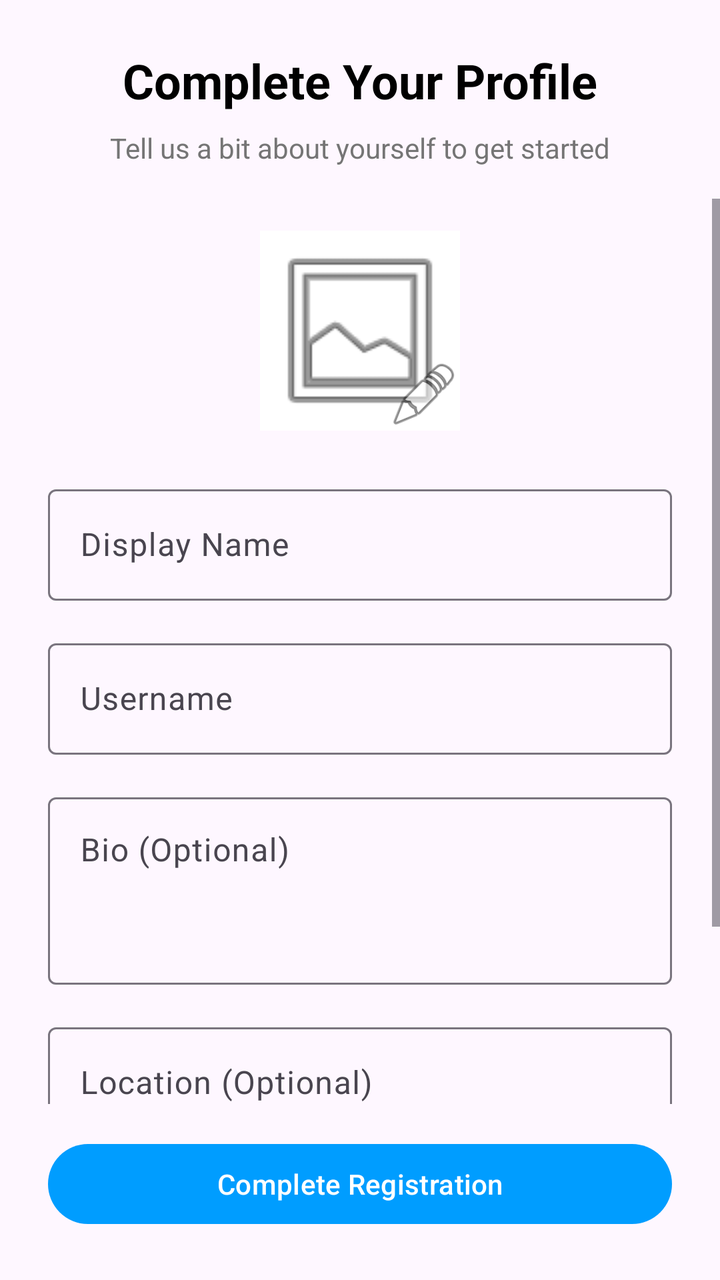
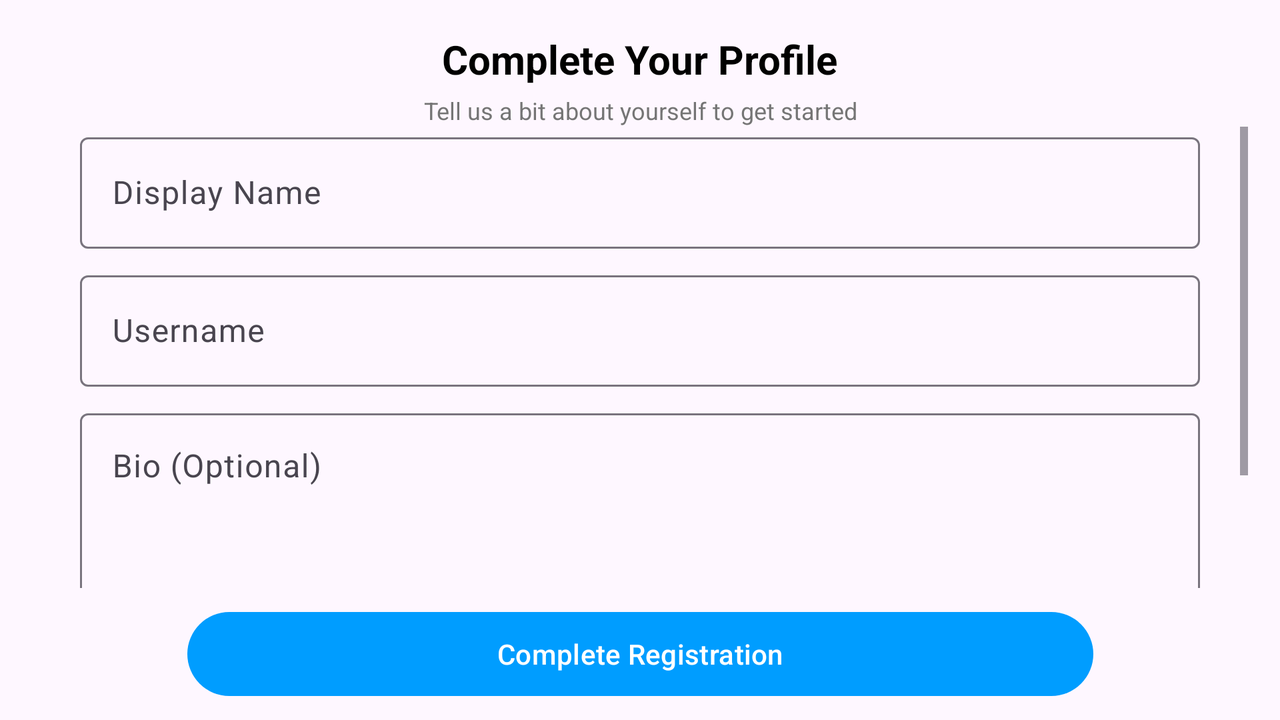

First picture: res/layout/ on a phone held upright. Second picture: the repository's own variant of that layout, on a device whose configuration matches the variant's folder. Source for both follows.
<!-- AndroidManifest.xml: application theme Theme.MobilalkalmazásFejlesztés -->
<!-- res/layout/finalize_register.xml -->
<?xml version="1.0" encoding="utf-8"?>
<androidx.constraintlayout.widget.ConstraintLayout xmlns:android="http://schemas.android.com/apk/res/android"
    xmlns:app="http://schemas.android.com/apk/res-auto"
    xmlns:tools="http://schemas.android.com/tools"
    android:layout_width="match_parent"
    android:layout_height="match_parent">

    <TextView
        android:id="@+id/registerTitleText"
        android:layout_width="wrap_content"
        android:layout_height="wrap_content"
        android:layout_marginTop="24dp"
        android:text="@string/complete_your_profile"
        android:textSize="24sp"
        android:textStyle="bold"
        app:layout_constraintEnd_toEndOf="parent"
        app:layout_constraintStart_toStartOf="parent"
        app:layout_constraintTop_toTopOf="parent" />

    <TextView
        android:id="@+id/registerSubtitleText"
        android:layout_width="0dp"
        android:layout_height="wrap_content"
        android:layout_marginStart="24dp"
        android:layout_marginTop="8dp"
        android:layout_marginEnd="24dp"
        android:gravity="center"
        android:text="@string/tell_us_a_bit_about_yourself_to_get_started"
        android:textColor="#757575"
        app:layout_constraintEnd_toEndOf="parent"
        app:layout_constraintStart_toStartOf="parent"
        app:layout_constraintTop_toBottomOf="@+id/registerTitleText" />

    <ScrollView
        android:id="@+id/scrollView2"
        android:layout_width="match_parent"
        android:layout_height="0dp"
        android:layout_marginTop="16dp"
        android:layout_marginBottom="16dp"
        app:layout_constraintBottom_toTopOf="@+id/completeRegistrationButton"
        app:layout_constraintEnd_toEndOf="parent"
        app:layout_constraintStart_toStartOf="parent"
        app:layout_constraintTop_toBottomOf="@+id/registerSubtitleText">

        <LinearLayout
            android:layout_width="match_parent"
            android:layout_height="wrap_content"
            android:orientation="vertical"
            android:paddingStart="24dp"
            android:paddingEnd="24dp">

            <FrameLayout
                android:id="@+id/profilePhotoContainer"
                android:layout_width="100dp"
                android:layout_height="100dp"
                android:layout_gravity="center_horizontal"
                android:layout_marginTop="16dp"
                android:visibility="visible">

                <ImageView
                    android:id="@+id/profileView"
                    android:layout_width="match_parent"
                    android:layout_height="match_parent"
                    android:background="@android:color/white"
                    android:contentDescription="@string/profile_photo"
                    android:padding="2dp"
                    android:scaleType="centerCrop"
                    android:src="@android:drawable/ic_menu_gallery" />

                <ImageButton
                    android:id="@+id/editProfilePhotoButton"
                    android:layout_width="36dp"
                    android:layout_height="36dp"
                    android:layout_gravity="bottom|end"
                    android:background="@android:drawable/ic_menu_edit"
                    android:contentDescription="@string/edit_profile_photo" />
            </FrameLayout>

            <com.google.android.material.textfield.TextInputLayout
                android:id="@+id/displayNameLayout"
                android:layout_width="match_parent"
                android:layout_height="wrap_content"
                android:layout_marginTop="24dp"
                android:hint="@string/display_name">

                <com.google.android.material.textfield.TextInputEditText
                    android:id="@+id/displayNameEditText"
                    android:layout_width="match_parent"
                    android:layout_height="wrap_content"
                    android:inputType="textPersonName"
                    android:maxLength="50" />
            </com.google.android.material.textfield.TextInputLayout>

            <com.google.android.material.textfield.TextInputLayout
                android:id="@+id/usernameLayout"
                android:layout_width="match_parent"
                android:layout_height="wrap_content"
                android:layout_marginTop="16dp"
                android:hint="@string/username">

                <com.google.android.material.textfield.TextInputEditText
                    android:id="@+id/usernameEditText"
                    android:layout_width="match_parent"
                    android:layout_height="wrap_content"
                    android:inputType="text"
                    android:maxLength="15" />
            </com.google.android.material.textfield.TextInputLayout>

            <com.google.android.material.textfield.TextInputLayout
                android:id="@+id/bioLayout"
                android:layout_width="match_parent"
                android:layout_height="wrap_content"
                android:layout_marginTop="16dp"
                android:hint="@string/bio_optional">

                <com.google.android.material.textfield.TextInputEditText
                    android:id="@+id/bioEditText"
                    android:layout_width="match_parent"
                    android:layout_height="wrap_content"
                    android:gravity="top"
                    android:inputType="textMultiLine"
                    android:lines="3"
                    android:maxLength="160" />
            </com.google.android.material.textfield.TextInputLayout>

            <com.google.android.material.textfield.TextInputLayout
                android:id="@+id/locationLayout"
                android:layout_width="match_parent"
                android:layout_height="wrap_content"
                android:layout_marginTop="16dp"
                android:hint="@string/location_optional">

                <com.google.android.material.textfield.TextInputEditText
                    android:id="@+id/locationEditText"
                    android:layout_width="match_parent"
                    android:layout_height="wrap_content"
                    android:inputType="text"
                    android:maxLength="30" />
            </com.google.android.material.textfield.TextInputLayout>

            <com.google.android.material.textfield.TextInputLayout
                android:id="@+id/dobLayout"
                android:layout_width="match_parent"
                android:layout_height="wrap_content"
                android:layout_marginTop="16dp"
                android:layout_marginBottom="16dp"
                android:hint="@string/date_of_birth">

                <com.google.android.material.textfield.TextInputEditText
                    android:id="@+id/dobEditText"
                    android:layout_width="match_parent"
                    android:layout_height="wrap_content"
                    android:clickable="false"
                    android:focusable="false"
                    android:inputType="none" />
            </com.google.android.material.textfield.TextInputLayout>

        </LinearLayout>
    </ScrollView>

    <Button
        android:id="@+id/completeRegistrationButton"
        android:layout_width="0dp"
        android:layout_height="wrap_content"
        android:layout_marginStart="24dp"
        android:layout_marginEnd="24dp"
        android:layout_marginBottom="24dp"
        android:text="@string/complete_registration"
        android:textAllCaps="false"
        app:layout_constraintBottom_toBottomOf="parent"
        app:layout_constraintEnd_toEndOf="parent"
        app:layout_constraintStart_toStartOf="parent" />

</androidx.constraintlayout.widget.ConstraintLayout>
<!-- resources referenced by this layout -->
<resources>
  <string name="bio_optional">Bio (Optional)</string>
  <string name="complete_registration">Complete Registration</string>
  <string name="complete_your_profile">Complete Your Profile</string>
  <string name="date_of_birth">Date of Birth</string>
  <string name="display_name">Display Name</string>
  <string name="edit_profile_photo">Edit Profile Photo</string>
  <string name="location_optional">Location (Optional)</string>
  <string name="profile_photo">Profile Photo</string>
  <string name="tell_us_a_bit_about_yourself_to_get_started">Tell us a bit about yourself to get started</string>
  <string name="username">Username</string>
  <style name="Theme.MobilalkalmazásFejlesztés" parent="Base.Theme.MobilalkalmazásFejlesztés" />
  <style name="Base.Theme.MobilalkalmazásFejlesztés" parent="Theme.Material3.DayNight.NoActionBar">
          <item name="colorPrimary">@color/primaryColor_light</item>
          <item name="colorButtonNormal">@color/primaryColor_light</item>
          <item name="android:textColor">@color/text_light</item>
      </style>
  <color name="primaryColor_light">#009DFF</color>
  <color name="text_light">#000000</color>
</resources>
<!-- res/layout-land/finalize_register.xml (the repository's variant of the layout above) -->
<!-- drawn on the phone turned sideways -->
<?xml version="1.0" encoding="utf-8"?>
<androidx.constraintlayout.widget.ConstraintLayout xmlns:android="http://schemas.android.com/apk/res/android"
    xmlns:app="http://schemas.android.com/apk/res-auto"
    xmlns:tools="http://schemas.android.com/tools"
    android:layout_width="match_parent"
    android:layout_height="match_parent">

    <TextView
        android:id="@+id/registerTitleText"
        android:layout_width="wrap_content"
        android:layout_height="wrap_content"
        android:layout_marginTop="16dp"
        android:text="@string/complete_your_profile"
        android:textSize="20sp"
        android:textStyle="bold"
        app:layout_constraintEnd_toEndOf="parent"
        app:layout_constraintStart_toStartOf="parent"
        app:layout_constraintTop_toTopOf="parent" />

    <TextView
        android:id="@+id/registerSubtitleText"
        android:layout_width="0dp"
        android:layout_height="wrap_content"
        android:layout_marginStart="24dp"
        android:layout_marginTop="4dp"
        android:layout_marginEnd="24dp"
        android:gravity="center"
        android:text="@string/tell_us_a_bit_about_yourself_to_get_started"
        android:textColor="#757575"
        android:textSize="12sp"
        app:layout_constraintEnd_toEndOf="parent"
        app:layout_constraintStart_toStartOf="parent"
        app:layout_constraintTop_toBottomOf="@+id/registerTitleText" />

    <ScrollView
        android:layout_width="match_parent"
        android:layout_height="0dp"
        android:layout_marginStart="16dp"
        android:layout_marginEnd="16dp"
        android:layout_marginBottom="8dp"
        app:layout_constraintBottom_toTopOf="@+id/completeRegistrationButton"
        app:layout_constraintEnd_toEndOf="parent"
        app:layout_constraintStart_toStartOf="parent"
        app:layout_constraintTop_toBottomOf="@+id/registerSubtitleText">

        <LinearLayout
            android:layout_width="match_parent"
            android:layout_height="wrap_content"
            android:orientation="vertical"
            android:paddingStart="24dp"
            android:paddingEnd="24dp">

            <LinearLayout
                android:layout_width="match_parent"
                android:layout_height="wrap_content"
                android:orientation="horizontal">

                <FrameLayout
                    android:id="@+id/profilePhotoContainer"
                    android:layout_width="80dp"
                    android:layout_height="80dp"
                    android:layout_gravity="center_vertical"
                    android:layout_marginEnd="16dp"
                    android:visibility="gone">

                    <ImageView
                        android:id="@+id/profileView"
                        android:layout_width="match_parent"
                        android:layout_height="match_parent"
                        android:background="@android:color/white"
                        android:contentDescription="@string/profile_photo"
                        android:padding="2dp"
                        android:scaleType="centerCrop"
                        android:src="@android:drawable/ic_menu_gallery" />

                    <ImageButton
                        android:id="@+id/editProfilePhotoButton"
                        android:layout_width="30dp"
                        android:layout_height="30dp"
                        android:layout_gravity="bottom|end"
                        android:background="@android:drawable/ic_menu_edit"
                        android:contentDescription="@string/edit_profile_photo" />
                </FrameLayout>

                <LinearLayout
                    android:layout_width="0dp"
                    android:layout_height="wrap_content"
                    android:layout_weight="1"
                    android:orientation="vertical">

                    <com.google.android.material.textfield.TextInputLayout
                        android:id="@+id/displayNameLayout"
                        android:layout_width="match_parent"
                        android:layout_height="wrap_content"
                        android:hint="@string/display_name">

                        <com.google.android.material.textfield.TextInputEditText
                            android:id="@+id/displayNameEditText"
                            android:layout_width="match_parent"
                            android:layout_height="wrap_content"
                            android:inputType="textPersonName"
                            android:maxLength="50" />
                    </com.google.android.material.textfield.TextInputLayout>

                    <com.google.android.material.textfield.TextInputLayout
                        android:id="@+id/usernameLayout"
                        android:layout_width="match_parent"
                        android:layout_height="wrap_content"
                        android:layout_marginTop="8dp"
                        android:hint="@string/username">

                        <com.google.android.material.textfield.TextInputEditText
                            android:id="@+id/usernameEditText"
                            android:layout_width="match_parent"
                            android:layout_height="wrap_content"
                            android:inputType="text"
                            android:maxLength="15" />
                    </com.google.android.material.textfield.TextInputLayout>
                </LinearLayout>
            </LinearLayout>

            <LinearLayout
                android:layout_width="match_parent"
                android:layout_height="wrap_content"
                android:layout_marginTop="8dp"
                android:orientation="horizontal">

                <com.google.android.material.textfield.TextInputLayout
                    android:id="@+id/bioLayout"
                    android:layout_width="0dp"
                    android:layout_height="wrap_content"
                    android:layout_weight="1"
                    android:hint="@string/bio_optional">

                    <com.google.android.material.textfield.TextInputEditText
                        android:id="@+id/bioEditText"
                        android:layout_width="match_parent"
                        android:layout_height="93dp"
                        android:gravity="top"
                        android:inputType="textMultiLine"
                        android:lines="2"
                        android:maxLength="160" />
                </com.google.android.material.textfield.TextInputLayout>
            </LinearLayout>

            <LinearLayout
                android:layout_width="match_parent"
                android:layout_height="wrap_content"
                android:layout_marginTop="8dp"
                android:orientation="horizontal">

                <com.google.android.material.textfield.TextInputLayout
                    android:id="@+id/locationLayout"
                    android:layout_width="0dp"
                    android:layout_height="wrap_content"
                    android:layout_marginEnd="8dp"
                    android:layout_weight="1"
                    android:hint="@string/location_optional">

                    <com.google.android.material.textfield.TextInputEditText
                        android:id="@+id/locationEditText"
                        android:layout_width="match_parent"
                        android:layout_height="wrap_content"
                        android:inputType="text"
                        android:maxLength="30" />
                </com.google.android.material.textfield.TextInputLayout>

                <com.google.android.material.textfield.TextInputLayout
                    android:id="@+id/dobLayout"
                    android:layout_width="0dp"
                    android:layout_height="wrap_content"
                    android:layout_weight="1"
                    android:hint="@string/date_of_birth">

                    <com.google.android.material.textfield.TextInputEditText
                        android:id="@+id/dobEditText"
                        android:layout_width="match_parent"
                        android:layout_height="wrap_content"
                        android:clickable="false"
                        android:focusable="false"
                        android:inputType="none" />
                </com.google.android.material.textfield.TextInputLayout>
            </LinearLayout>
        </LinearLayout>
    </ScrollView>

    <Button
        android:id="@+id/completeRegistrationButton"
        android:layout_width="453dp"
        android:layout_height="50dp"
        android:layout_marginStart="24dp"
        android:layout_marginEnd="24dp"
        android:layout_marginBottom="8dp"
        android:text="@string/complete_registration"
        android:textAllCaps="false"
        app:layout_constraintBottom_toBottomOf="parent"
        app:layout_constraintEnd_toEndOf="parent"
        app:layout_constraintStart_toStartOf="parent" />

</androidx.constraintlayout.widget.ConstraintLayout>
